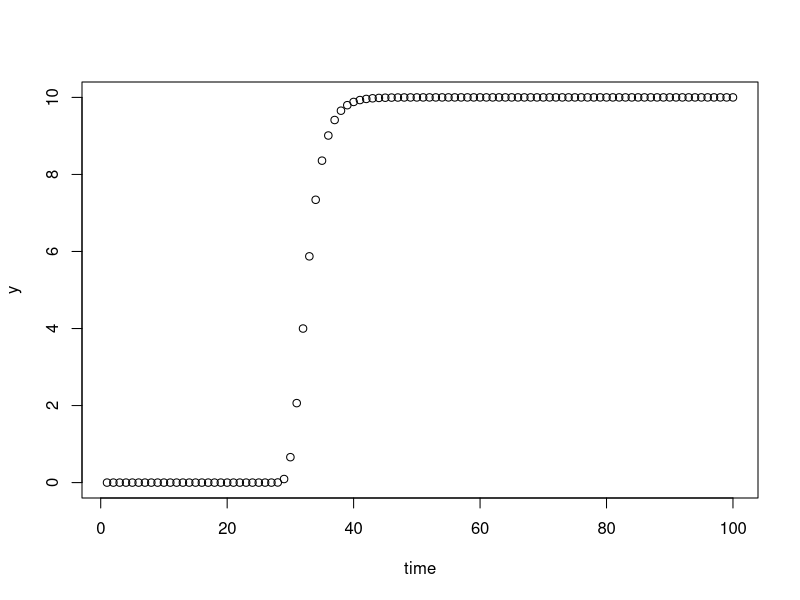
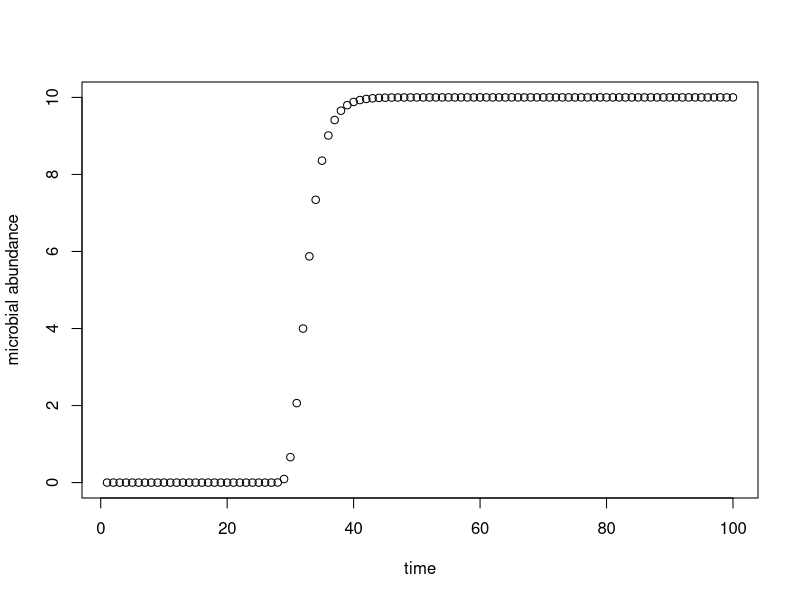

Write R code to recreate these figures, in order. (Note: this script raises an error after producing the figures.)
# starting model
fit.gompertz <- function(data, time){
  d <- data.frame(y=data, t=time)
  
  # Must have at least 3 datapoints at different times
  if (length(unique(d$t)) < 3) stop("too few data points to fit curve")
  
  # Pick starting values ###
  i <- which.max(diff(d$y))
  starting.values <- c(a=max(d$y), 
                       mu=max(diff(d$y))/(d[i+1,"t"]-d[i, "t"]), 
                       lambda=i)
  print("Starting Values for Optimization: ")
  print(starting.values)
  ##########################
  
  formula.gompertz <- "y~a*exp(-exp(mu*exp(1)/a*(lambda-t)+1))"
  nls(formula.gompertz, d, starting.values)
}

gompertz <- function(time, a, mu, lambda){
  y <- a*exp(-exp(mu*exp(1)/a*(lambda-time)+1))
  return(data.frame(time=time, y=y))
}

d <- gompertz(1:100, 10, 2, 30)
plot(d)

plot(d, ylab="microbial abundance")
lines(d$time, predict(fit))

# Add some normal(0,0.5) noise centered around the deterministic signal
for(i in 1:nrow(d)) d[i,2] <- rnorm(1, d[i,2], 1)

(fit <- fit.gompertz(d$y, d$time))


safe.fit.gompertz <- safely(fit.gompertz)

